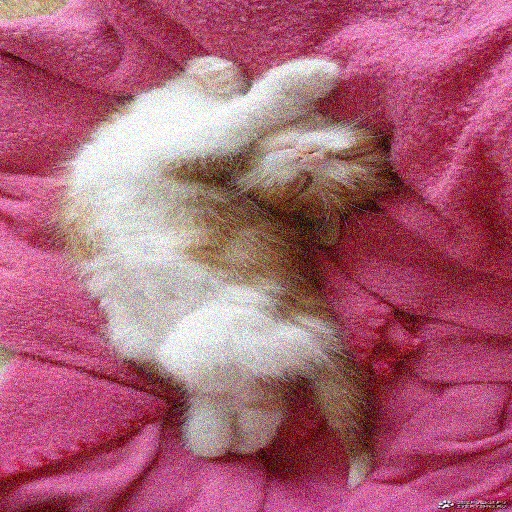
#> input picture Week2/sessionDocs/data/noises/gaussian/10961455225_0786d3edd2_c.jpg, 512 x 512 px; the run also reads 1 picture not shown here
$ jupyter execute Data_Computer_Vision.ipynb   (shell and % lines are left out)
#> lines starting #> are read from the running program, lines starting #| are printed output that depends on the picture
### Intall the necessary packages

[cell 1]
# Install necessary libraries (if not already installed)

# Noise Removal Example

### Load Basic Packages

[cell 2]
import numpy as np
import cv2
import matplotlib.pyplot as plt

## Gaussian Noise

[cell 3]
noise_image = cv2.imread('data/noises/gaussian/10961455225_0786d3edd2_c.jpg')
#> noise_image is the input picture: shape (512, 512, 3); mean B, G, R 119, 97.2, 171.5
orig_image = cv2.imread('data/original/10961455225_0786d3edd2_c.jpg')

[cell 4]
plt.figure(figsize=(10, 5))

plt.subplot(1, 2, 1)
plt.imshow(cv2.cvtColor(orig_image, cv2.COLOR_BGR2RGB))
plt.title('Original Image')
plt.axis('off')

plt.subplot(1, 2, 2)
plt.imshow(cv2.cvtColor(noise_image, cv2.COLOR_BGR2RGB))
plt.title('Noise Image')
plt.axis('off')

plt.show()
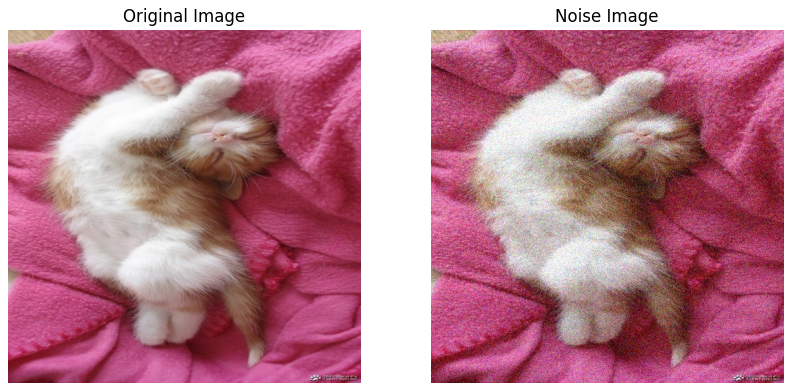
#> figure drawn by matplotlib, 2 panels

### **Gaussian Blur: Mathematics and Implementation**

A Gaussian blur is a widely used image processing technique that smooths an image by applying a Gaussian function as a kernel. The Gaussian function assigns weights to neighboring pixels, with weights decreasing as the distance from the center increases.

---

#### **1. Gaussian Function**

The 2D Gaussian function is defined as:

$$
G(x, y) = \frac{1}{2\pi\sigma^2} e^{-\frac{x^2 + y^2}{2\sigma^2}}
$$

- $ x, y $: Coordinates relative to the center of the kernel.
- $ \sigma $: Standard deviation of the Gaussian distribution, controlling the amount of blurring.

---

#### **2. Gaussian Kernel**

The Gaussian kernel is a matrix of weights derived from the Gaussian function. For a kernel of size $ (2k+1) \times (2k+1) $, the weights are computed as:

$$
K_{i,j} = \frac{1}{2\pi\sigma^2} e^{-\frac{(i-k)^2 + (j-k)^2}{2\sigma^2}}
$$

- $ i, j $: Indices of the kernel.
- $ k $: Half the kernel size (e.g., for a 5x5 kernel, $ k = 2 $).

Example: A 3x3 kernel with $ \sigma = 1 $:
$$
K = \frac{1}{2\pi} \begin{bmatrix}
e^{-\frac{2}{2}} & e^{-\frac{1}{2}} & e^{-\frac{2}{2}} \\
e^{-\frac{1}{2}} & e^{0} & e^{-\frac{1}{2}} \\
e^{-\frac{2}{2}} & e^{-\frac{1}{2}} & e^{-\frac{2}{2}}
\end{bmatrix}
$$

---

#### **3. Normalization**

The kernel is normalized so that the sum of all weights equals 1:

$$
\sum_{i=-k}^{k} \sum_{j=-k}^{k} K_{i,j} = 1
$$

This ensures that the brightness of the image is preserved after blurring.

---

#### **4. Convolution with the Kernel**

The Gaussian blur is applied via **convolution**. For each pixel in the image, the weighted sum of its neighbors is computed:

$$
\text{Blurred Pixel} = \sum_{i=-k}^{k} \sum_{j=-k}^{k} \text{Image}_{x+i, y+j} \cdot K_{i,j}
$$

- $ \text{Image}_{x+i, y+j} $: Pixel value at position $ (x+i, y+j) $.
- $ K_{i,j} $: Weight from the Gaussian kernel.

---

#### **5. Efficient Implementation**

- **Truncation**: The kernel is typically truncated to a finite size (e.g., $ 5 \times 5 $ or $ 7 \times 7 $) based on $ \sigma $.
- **Optimization**: Gaussian blurring is often applied as two 1D convolutions (horizontal and vertical) for computational efficiency.

---

# Gaussian Blurring from Scratch

[cell 5]
import numpy as np
from PIL import Image

def gaussian_kernel(size, sigma):
    """
    Generate a 2D Gaussian kernel.
    """
    k = size // 2
    x, y = np.linspace(-k, k, size), np.linspace(-k, k, size)
    X, Y = np.meshgrid(x, y)
    kernel = (1 / (2 * np.pi * sigma**2)) * np.exp(-(X**2 + Y**2) / (2 * sigma**2))
    return kernel / np.sum(kernel)  # Normalize

def convolve(image, kernel):
    """
    Apply a 2D convolution to a single image channel.
    """
    kernel_size = kernel.shape[0]
    pad = kernel_size // 2
    padded = np.pad(image, ((pad, pad), (pad, pad)), mode='constant')
    result = np.zeros_like(image)

    for i in range(image.shape[0]):
        for j in range(image.shape[1]):
            window = padded[i:i+kernel_size, j:j+kernel_size]
            result[i, j] = np.sum(window * kernel)

    return result

def apply_gaussian_blur(input_path, output_path, kernel_size=5, sigma=1):
    """
    Apply Gaussian blur to an RGB image.
    """
#> called with output_path = 'scratch/output.jpg', kernel_size = 5, sigma = 1
    # Load image
    image = Image.open(input_path)
    image_array = np.array(image)

    # Split into channels
    r = image_array[:, :, 0]
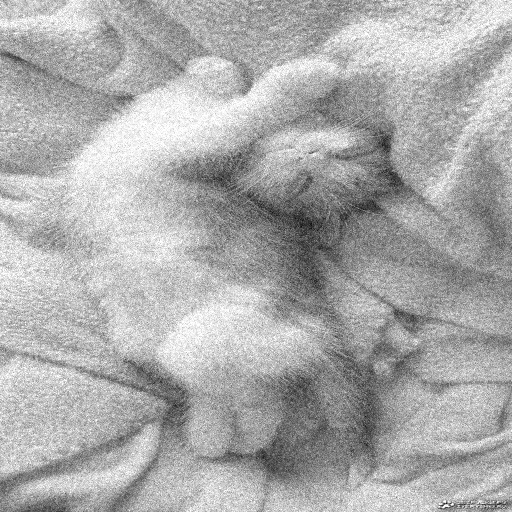
#> r: shape (512, 512); min 9, max 255, mean 171.5
    g = image_array[:, :, 1]
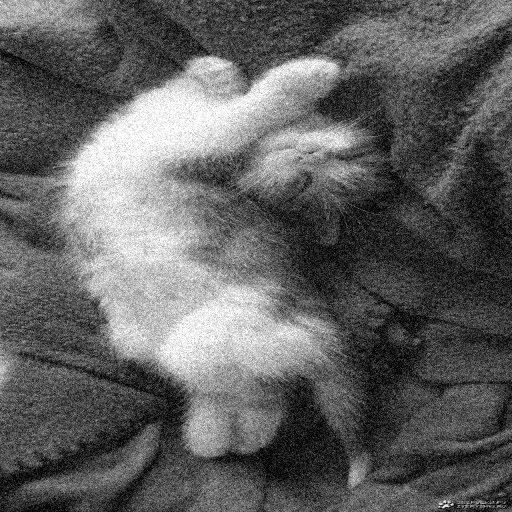
#> g: shape (512, 512); min 0, max 255, mean 97.2
    b = image_array[:, :, 2]
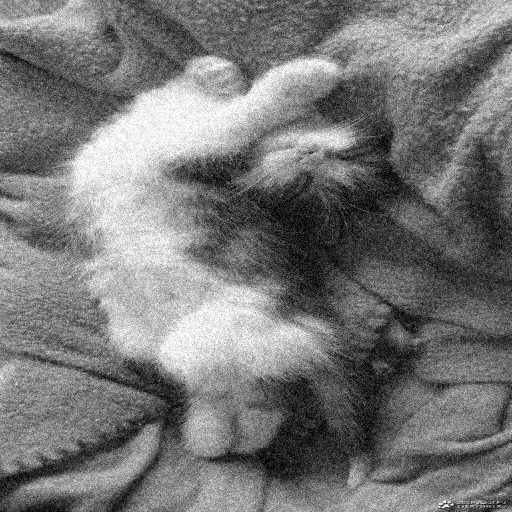
#> b: shape (512, 512); min 0, max 255, mean 119

    # Generate kernel
    kernel = gaussian_kernel(kernel_size, sigma)

    # Apply convolution to each channel
    blurred_r = convolve(r, kernel)
    blurred_g = convolve(g, kernel)
    blurred_b = convolve(b, kernel)
#> in convolve (call 3), `padded = np.pad(image, ((pad, pad), (pad, pad)), mode='constant')`:
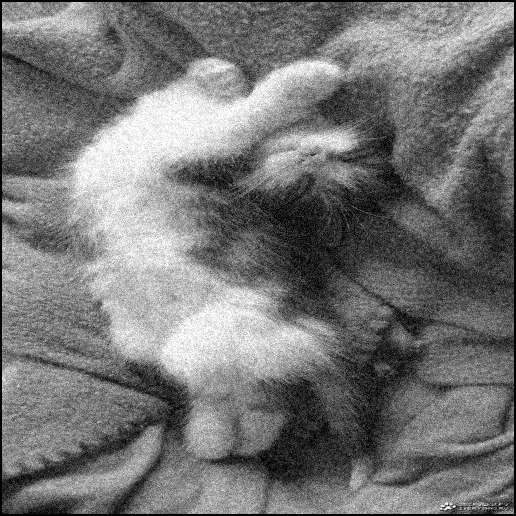
#> padded: shape (516, 516); min 0, max 255, mean 117.2

    # Recombine channels
    blurred_image = np.stack([blurred_r, blurred_g, blurred_b], axis=2)
    blurred_image = np.clip(blurred_image, 0, 255).astype(np.uint8)

    # Save output
    Image.fromarray(blurred_image).save(output_path)
    print(f"Blurred image saved to: {output_path}")

[cell 6]
apply_gaussian_blur('data/noises/gaussian/10961455225_0786d3edd2_c.jpg', 'scratch/output.jpg', kernel_size=5, sigma=1)

[cell 7]
plt.figure(figsize=(15, 10))

plt.subplot(1, 3, 1)
plt.imshow(cv2.cvtColor(orig_image, cv2.COLOR_BGR2RGB))
plt.title('Original Image')
plt.axis('off')

plt.subplot(1, 3, 2)
plt.imshow(cv2.cvtColor(noise_image, cv2.COLOR_BGR2RGB))
plt.title('Noise Image')
plt.axis('off')

plt.subplot(1, 3, 3)
result_image = cv2.imread('scratch/output.jpg')
plt.imshow(cv2.cvtColor(result_image, cv2.COLOR_BGR2RGB))
plt.title('Denoised Image')
plt.axis('off')

plt.show()
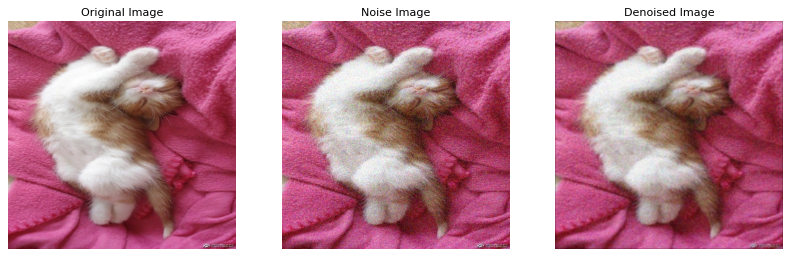
#> figure drawn by matplotlib, 3 panels

# As Alwyas Better Filters

Common arguments are cv2.fastNlMeansDenoisingColored

+ h : parameter deciding filter strength. Higher h value removes noise better, but removes details of image also. (10 is ok)
+ hForColorComponents : same as h, but for color images only. (normally same as h)
+ templateWindowSize : should be odd. (recommended 7)
+ searchWindowSize : should be odd. (recommended 21)

### **Mean Denoising Filter: Mathematics and Implementation**

A **mean filter** is a basic spatial filter used to reduce **salt-and-pepper noise** or **random noise** in images. It replaces each pixel value with the **average of its neighboring pixels** in a predefined window (kernel). This is a **linear, non-adaptive** filter.

---

#### **1. Kernel Definition**

The kernel is a **square matrix** of size $ (2k+1) \times (2k+1) $, where all the elements are equal to:

$$
K_{i,j} = \frac{1}{(2k+1)^2}
$$

- $ k $: Half the kernel size (e.g., for a 3×3 kernel, $ k = 1 $).
- $ (2k+1)^2 $: Total number of elements in the kernel (used for normalization).

Example: A **3×3 kernel**:

$$
K = \frac{1}{9} \begin{bmatrix}
1 & 1 & 1 \\
1 & 1 & 1 \\
1 & 1 & 1
\end{bmatrix}
$$

---

#### **2. Convolution Operation**

The filter is applied to the image using **2D convolution**. For each pixel $ (x, y) $ in the image, the new value is computed as:

$$
\text{Filtered Pixel} = \sum_{i=-k}^{k} \sum_{j=-k}^{k} \text{Image}_{x+i, y+j} \cdot K_{i,j}
$$

- $ \text{Image}_{x+i, y+j} $: Pixel value at position $ (x+i, y+j) $.
- $ K_{i,j} $: Weight from the kernel (equal to $ \frac{1}{(2k+1)^2} $).

Since all weights are equal, this simplifies to:

$$
\text{Filtered Pixel} = \frac{1}{(2k+1)^2} \sum_{i=-k}^{k} \sum_{j=-k}^{k} \text{Image}_{x+i, y+j}
$$

This is the **average of all pixels in the neighborhood**.

---

#### **3. Normalization**

The kernel is **automatically normalized** because the sum of all elements in the kernel is:

$$
\sum_{i=-k}^{k} \sum_{j=-k}^{k} K_{i,j} = 1
$$

This ensures that the **brightness** of the image is **preserved** (no overall gain or loss of intensity).

---

#### **4. Fast Implementation**

The mean filter is **computationally efficient** because:

- It uses a **uniform kernel** (no need for complex weight calculations).
- It can be implemented with **vectorized operations** (e.g., using NumPy or OpenCV).
- It is **local** and does not require complex parameter tuning.

---

#### **5. Limitations**

- **Blurs edges**: Averaging can **smear edges** and **lose fine details**.
- **Not effective for structured noise**: Better filters (like **median filter** or **Gaussian filter**) may be needed for more complex noise patterns.
- **Sensitivity to kernel size**: Larger kernels reduce noise more but increase blurring.

[cell 8]
denoised_img = cv2.fastNlMeansDenoisingColored(noise_image, None, 7, 7, 7, 21)

[cell 9]
plt.figure(figsize=(10, 5))

plt.subplot(1, 2, 1)
plt.imshow(cv2.cvtColor(orig_image, cv2.COLOR_BGR2RGB))
plt.title('Original Image')
plt.axis('off')

plt.subplot(1, 2, 2)
plt.imshow(cv2.cvtColor(denoised_img, cv2.COLOR_BGR2RGB))
plt.title('Denoised Image')
plt.axis('off')

plt.show()

# Salt and Peeper Noise

+ Opening is the combination of erosion followed by dilation .
It is particularly useful for removing small noise particles (e.g., salt-and-pepper noise) from a binary image.
The structuring element (kernel) determines the size and shape of the features being removed.

[cell 10]
noise_image = cv2.imread('data/noises/salt_and_pepper/127215712_ff5b654d07_c.jpg')
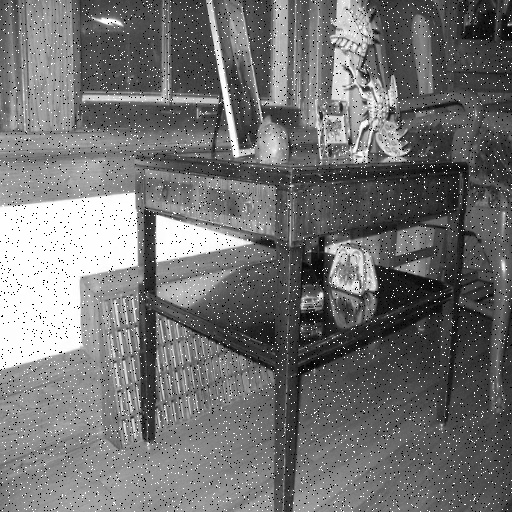
#> input picture Week2/sessionDocs/data/noises/salt_and_pepper/127215712_ff5b654d07_c.jpg, 512 x 512 px
#> noise_image is the input picture: shape (512, 512, 3); min 0, max 255, mean 115
orig_image = cv2.imread('data/original/127215712_ff5b654d07_c.jpg')
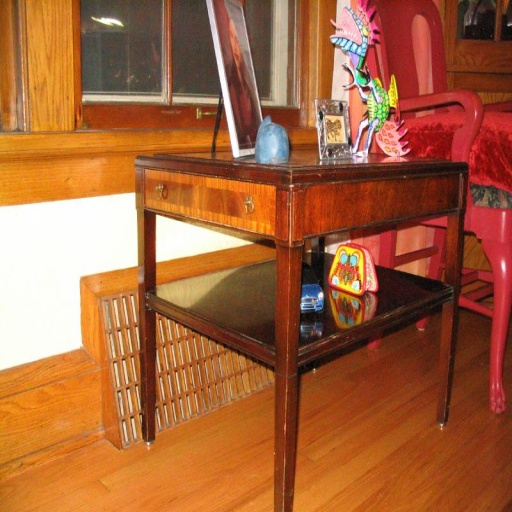
#> input picture Week2/sessionDocs/data/original/127215712_ff5b654d07_c.jpg, 512 x 512 px
#> orig_image is the input picture: shape (512, 512, 3); mean B, G, R 59.7, 99.2, 165.1

[cell 11]
plt.figure(figsize=(10, 5))

plt.subplot(1, 2, 1)
plt.imshow(cv2.cvtColor(orig_image, cv2.COLOR_BGR2RGB))
plt.title('Original Image')
plt.axis('off')

plt.subplot(1, 2, 2)
plt.imshow(cv2.cvtColor(noise_image, cv2.COLOR_BGR2RGB))
plt.title('Noise Image')
plt.axis('off')

plt.show()
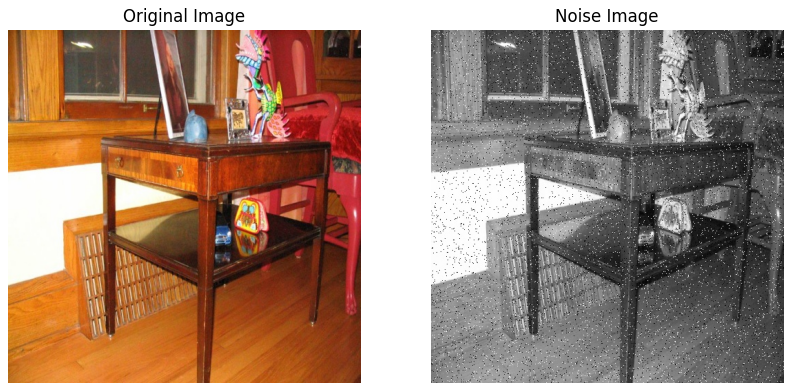
#> figure drawn by matplotlib, 2 panels

[cell 12]
# Apply median filtering
filtered_image = cv2.medianBlur(noise_image, 5)  # kernel size: 5x5 (odd number)
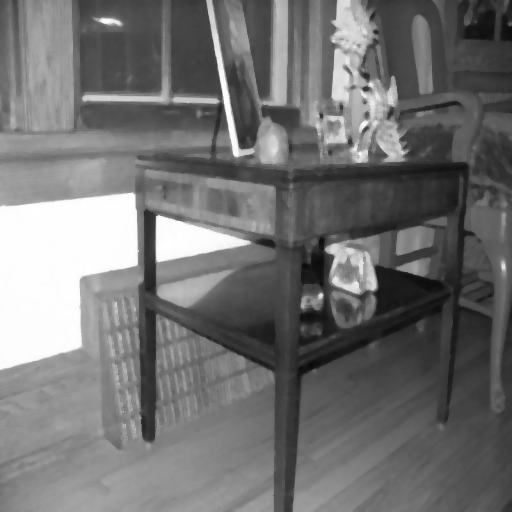
#> filtered_image: shape (512, 512, 3); min 9, max 255, mean 114

# Display results
plt.figure(figsize=(10, 5))
plt.subplot(1, 2, 1)
plt.imshow(noise_image, cmap='gray')
plt.title('Noisy Grayscale Image')
plt.axis('off')

plt.subplot(1, 2, 2)
plt.imshow(filtered_image, cmap='gray')
plt.title('Median Filtered Image')
plt.axis('off')
plt.show()
